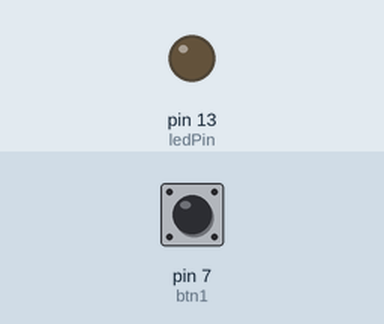
A sketch run on a simulated Arduino Uno, built with avr-gcc and run on an emulated ATmega328P. On the bench: output pins drawn as LEDs (lit = HIGH). Dashed ring = blinking. The test bench sets the inputs (shaded band); at power-on: pin 7 (btn1) LOW. What the sketch prints to the serial monitor is not drawn.

Above: at 1.2 s.
1.3 s: pin 7 (btn1) pulled HIGH for 0.15 s
At 1.4 s:
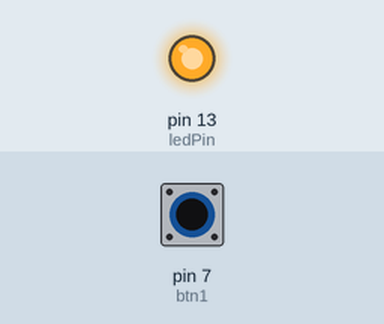
3.0 s: pin 7 (btn1) pulled HIGH for 1 s
At 4.3 s:
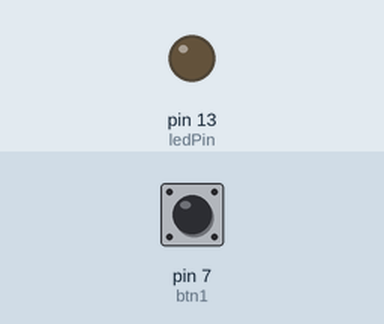
5.5 s: pin 7 (btn1) pulled HIGH for 3.2 s
At 6.6 s:
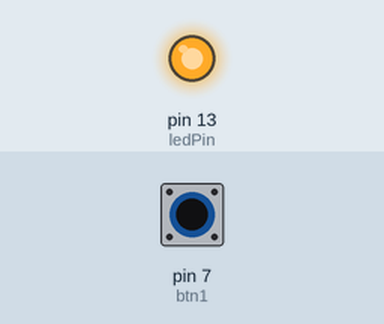
10.2 s: pin 7 (btn1) pulsed HIGH 2 times (0.12 s each, 0.3 s apart)
At 10.3 s:
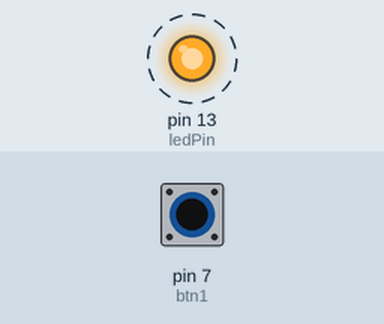
Timing chart, 0 to 13.2 s (numbered marks = the images above; inputs shaded):
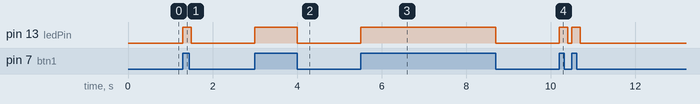

Measured:
- after the input at 1.3 s, pin 13 (ledPin): LOW → HIGH at once, → LOW 0.20 s later
- after the input at 3.0 s, pin 13 (ledPin): LOW → HIGH at once, → LOW 1.0 s later
- after the input at 5.5 s, pin 13 (ledPin): LOW → HIGH at once, → LOW 3.2 s later
- after the input at 10.2 s, pin 13 (ledPin): alternates HIGH for 0.20 s and LOW for 0.10 s, 4 changes in all, then stays LOW, starting at once

The sketch:

arduino_boton.ino
```cpp
int btn1 = 7;

int ledPin = 13;

int estado = 0;

int sensor = 0;

void setup() {
  // put your setup code here, to run once:
  pinMode(ledPin,OUTPUT);

  pinMode(btn1,INPUT);

  Serial.begin(9600); // Pasar información de arduino a otro programa / 9600v

}

void loop() {
  // put your main code here, to run repeatedly:
  estado = digitalRead(btn1); // Leea lo que hay en el puerto 7, guardela en estado


  if(estado == HIGH)
  {
    digitalWrite(ledPin, HIGH); // Emitir una funcion
    sensor = 1; // Dato enviado a processing al oprimir un boton
  }

  else if(estado == LOW){
    digitalWrite(ledPin, LOW); // Emitir una funcion / Si ninguno esta oprimido el led apagado
    sensor = 0; // Dato enviado a processing al oprimir un boton
  }


  Serial.write(sensor);

  delay(100);

}
```
